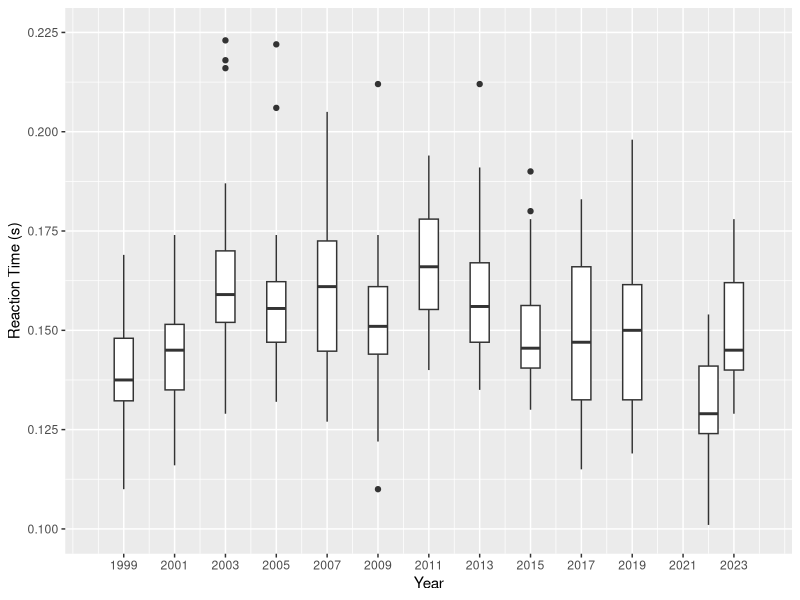
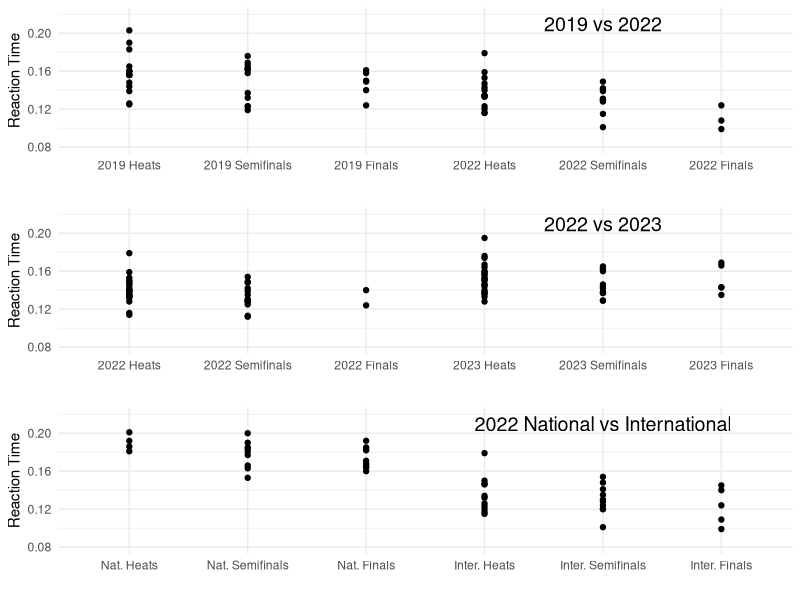
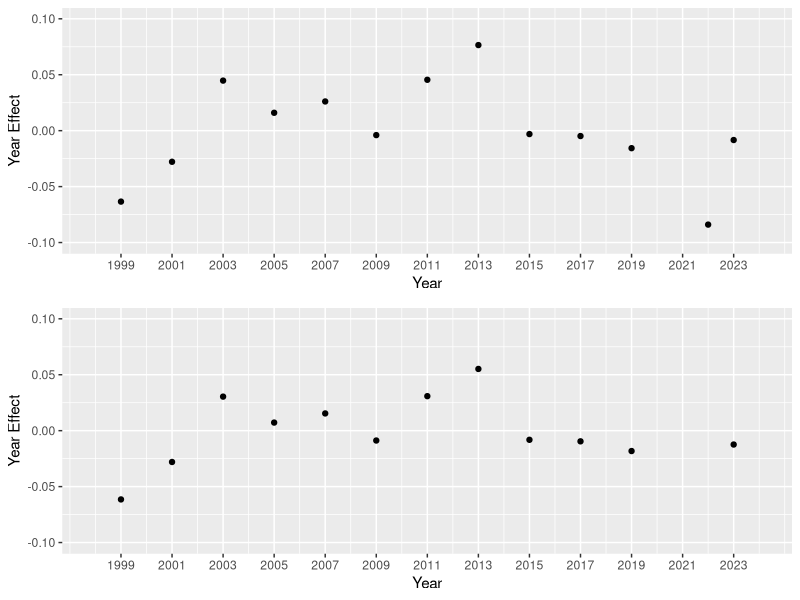
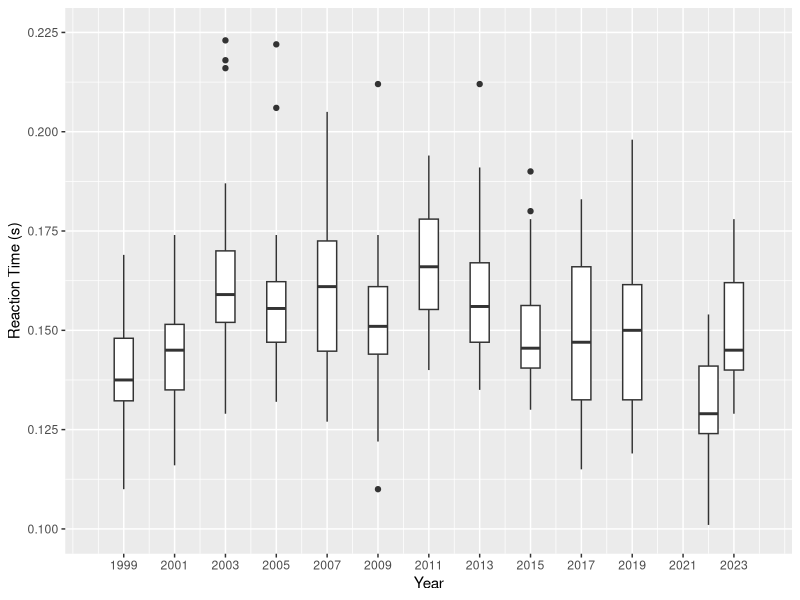

Recreate these plots in R, in order.
## ---- chunk 1
times <- read.csv("../Data/Thesis2023.csv")
colnames(times) <- c("Venue", "Type", "Time", "RxnTime", "Gender", "Heat")
## ---- chunk 2
with2022 <- subset(times, (Type == "F" | Type == "S") & Gender == "M" & Time != 'DQ')
library(ggplot2)
ggplot(with2022, aes(x = Venue, y = RxnTime, group = Venue)) +
  geom_boxplot() +
  labs(x = "Year", y = "Reaction Time (s)") +
       scale_y_continuous(limits = c(0.1, 0.225),
                            breaks = seq(0.1, 0.225, 0.025)) +
  expand_limits(y = 0.1) + scale_x_continuous(limits = c(1998,2024),
                                              breaks = seq(1999, 2024, 2))
ggsave(filename="Boxplot.pdf", path = "../Manuscript", height = 4, width = 6)
## ---- chunk 3
library(tidyr)
library(ggplot2)
nineteen <- read.csv("../Data/2019vs2022.csv")
#"C:\Users\ofior\Documents\Thesis\Data\2019vs2022.csv"
colnames(nineteen) <- c("Athlete", "Country", "2019 Heats", "2019 Semifinals", "2019 Finals", "2022 Heats", "2022 Semifinals", "2022 Finals")
nineteen <- nineteen[, -c(1,2)]
df_long <- tidyr::pivot_longer(nineteen, cols = everything(), names_to = "Column", values_to = "Time")
df_long$Column <- factor(df_long$Column, levels = c("2019 Heats", "2019 Semifinals", "2019 Finals", "2022 Heats", "2022 Semifinals", "2022 Finals"))
rank1 <- ggplot(df_long, aes(x = Column, y = Time)) +
  geom_point() +
  labs(y = "Reaction Time", x = "") +
  annotate("text", y = 0.21, x = "2022 Semifinals", label = "2019 vs 2022", cex = 5) +
  ylim(0.08, 0.22) +
  theme_minimal()
## ---- chunk 4
library(tidyr)
library(ggplot2)
twentythree <- read.csv("../Data/2022vs2023.csv")
#"C:\Users\ofior\Documents\Thesis\Data\2019vs2022.csv"
colnames(twentythree) <- c("Athlete", "Country", "2022 Heats", "2022 Semifinals", "2022 Finals", "2023 Heats", "2023 Semifinals", "2023 Finals")
twentythree <- twentythree[, -c(1,2)]
df_long <- tidyr::pivot_longer(twentythree, cols = everything(), names_to = "Column", values_to = "Time")
df_long$Column <- factor(df_long$Column, levels = c("2022 Heats", "2022 Semifinals", "2022 Finals", "2023 Heats", "2023 Semifinals", "2023 Finals"))
rank2 <- ggplot(df_long, aes(x = Column, y = Time)) +
  geom_point() +
  labs(y = "Reaction Time", x = "") +
  annotate("text", y = 0.21, x = "2023 Semifinals", label = "2022 vs 2023", cex = 5) +
  ylim(0.08, 0.22) +
  theme_minimal()
## ---- chunk 5
library(tidyr)
library(ggplot2)
national <- read.csv("../Data/NatVSWorld.csv")
#"C:\Users\ofior\Documents\Thesis\Data\2019vs2022.csv"
colnames(national) <- c("Athlete", "Country", "Nat. Heats", "Nat. Semifinals", "Nat. Finals", "Inter. Heats", "Inter. Semifinals", "Inter. Finals", "Data Source")
national <- national[, -c(1,2, 9)]
df_long <- tidyr::pivot_longer(national, cols = everything(), names_to = "Column", values_to = "Time")
df_long$Column <- factor(df_long$Column, levels = c("Nat. Heats", "Nat. Semifinals", "Nat. Finals", "Inter. Heats", "Inter. Semifinals", "Inter. Finals"))
rank3 <- ggplot(df_long, aes(x = Column, y = Time)) +
  geom_point() +
  labs(y = "Reaction Time", x = "") +
  ylim(0.08, 0.22) +
  annotate("text", y = 0.21, x = "Inter. Semifinals", label = "2022 National vs International", cex = 5) +
  theme_minimal()
## ---- chunk 6
library(gridExtra)
rank_scatter <- grid.arrange(rank1, rank2, rank3, ncol = 1)
ggsave(filename = "RankScatterPlots.pdf", path = "../Manuscript", plot=rank_scatter, height = 7.5, width = 7)
## ---- chunk 7
library(lme4)
library(ggplot2)
library(dplyr)
times <- read.csv("../Data/Thesis2023.csv")
colnames(times) <- c("Venue", "Type", "Time", "RxnTime", "Gender", "Heat")
with2022 <- subset(times, (Type == "F" | Type == "S") & 
                       Gender == "M" & Time != 'DQ')
with2022_two_effect_gamma_log <- glmer(RxnTime ~ (1 | Venue) + (1 | Heat), 
                               data = with2022, family = Gamma(link = "log"))
ranef_results <- data.frame(ranef(with2022_two_effect_gamma_log))
venues <- subset(ranef_results, ranef_results["grpvar"] == "Venue")
venues$year <- as.character(venues$grp)
venues$year <- as.numeric(venues$year)

venue_effects_with2022<- ggplot(venues, aes(x=year, y = condval)) + geom_point() + 
  labs(x = "Year", y = "Year Effect") +
  scale_x_continuous(limits = c(1998,2024), breaks = seq(1999, 2024, 2)) +
  scale_y_continuous(limits = c(-0.1, 0.1))
## ---- chunk 8
library(lme4)
library(ggplot2)
library(dplyr)
times <- read.csv("../Data/Thesis2023.csv")
colnames(times) <- c("Venue", "Type", "Time", "RxnTime", "Gender", "Heat")
without2022 <- subset(times, (Type == "F" | Type == "S") & 
                           Gender == "M" & Time != 'DQ' & Venue != 2022)
without2022_two_effect_gamma_log <- glmer(RxnTime ~ (1 | Venue) + (1 | Heat), 
                               data = without2022, family = Gamma(link = "log"))
ranef_results <- data.frame(ranef(without2022_two_effect_gamma_log))
venues <- subset(ranef_results, ranef_results["grpvar"] == "Venue")
venues$year <- as.character(venues$grp)
venues$year <- as.numeric(venues$year)

venue_effects_without2022 <- ggplot(venues, aes(x=year, y = condval)) +
  geom_point() + 
  labs(x = "Year", y = "Year Effect") +
  scale_x_continuous(limits = c(1998,2024), breaks = seq(1999, 2024, 2)) +
  scale_y_continuous(limits = c(-0.1, 0.1))
## ---- chunk 9
library(gridExtra)
venue_effects_combined <- grid.arrange(venue_effects_with2022,
                                       venue_effects_without2022, ncol = 1)
ggsave(filename = "ComparisonOfVenueEffects.pdf", path = "../Manuscript",
       plot=venue_effects_combined, height = 6.5, width = 7)
